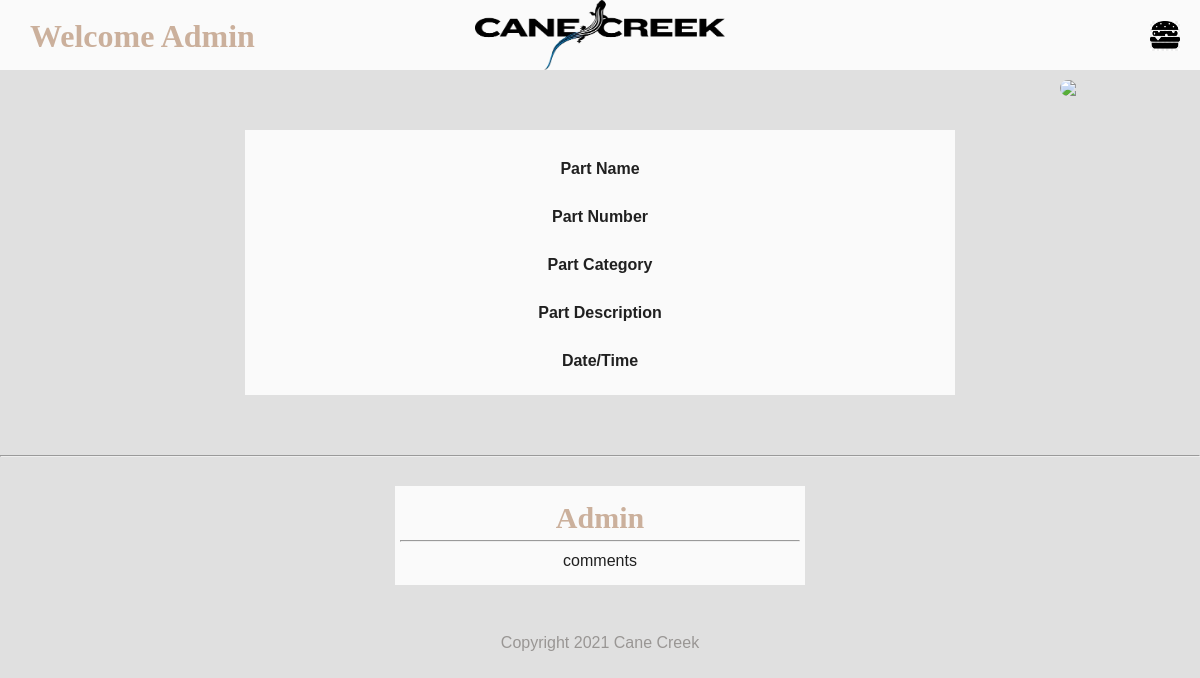
The page /archivedetails.php?qr=456 (signed in) on the database as committed earlier.
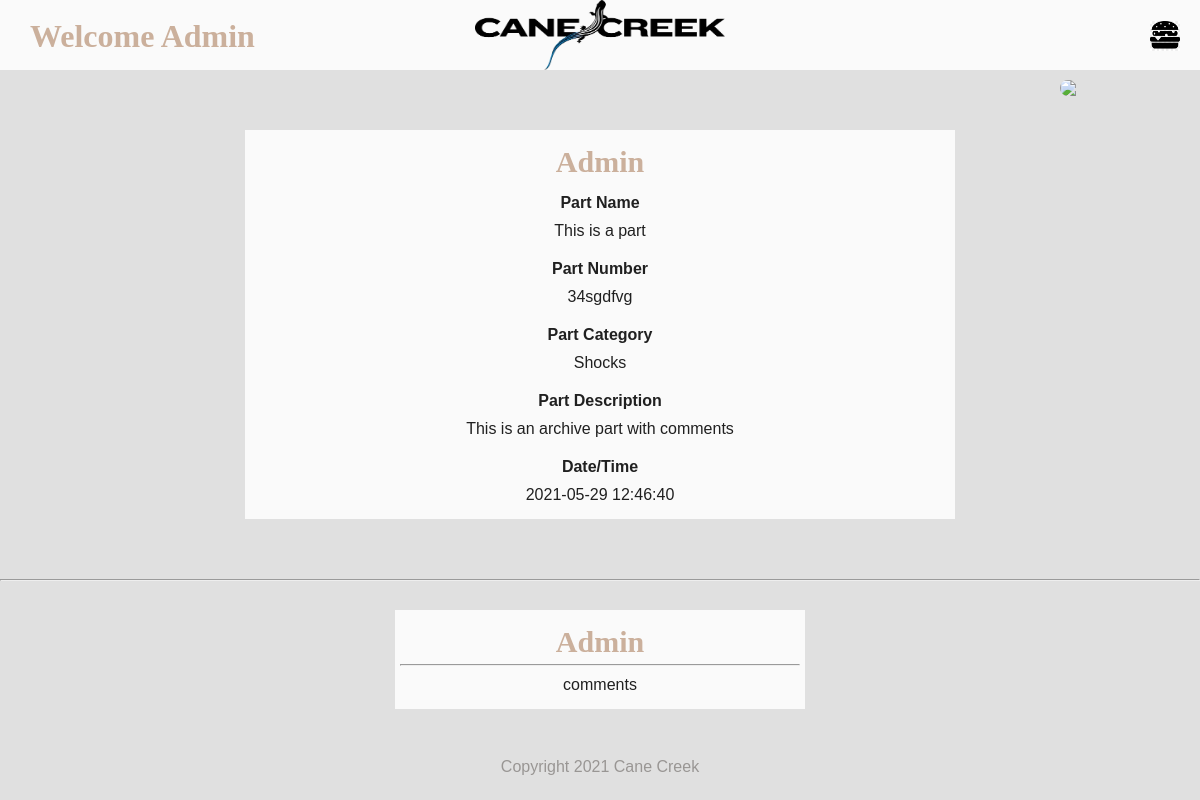
The same page on the database as committed later.
### tables this page shows
CREATE TABLE `archive` (
  `id` int(11) NOT NULL,
  `qr` varchar(255) NOT NULL,
  `userid` varchar(255) NOT NULL,
  `pnumber` varchar(255) NOT NULL,
  `pname` varchar(255) NOT NULL,
  `pcategory` varchar(255) NOT NULL,
  `pdescription` varchar(255) NOT NULL,
  `ptime` timestamp NOT NULL DEFAULT current_timestamp(),
  PRIMARY KEY (`id`)
);

### php/global.php (called while the page is built, shortened)
<?php
  include('config/dbConnect.php');
  if(isset($_GET['qr'])){
    $qr = mysqli_real_escape_string($conn, $_GET['qr']);
    $sql = "SELECT * FROM archive WHERE qr = '$qr'";
    $result = mysqli_query($conn, $sql);
    $archive = mysqli_fetch_assoc($result);
    $sql = "SELECT * FROM comments WHERE pid = '$qr'";
    $result = mysqli_query($conn, $sql);
    $comments = mysqli_fetch_all($result);
  }
?>

### archivedetails.php (the view, shortened to what this page needs)
<?php
  include('templates/header.php');
?>
<div id="qrcode">
  <img  src="https://chart.googleapis.com/chart?chs=100x100&cht=qr&chl=<?php echo $_GET['qr']?>" />
</div>
<div class="detailbox" width= 30px;>
  <h2><?php echo htmlspecialchars($archive['userid']) ?></h2>
  <h4>Part Name</h4>
  <p><?php echo htmlspecialchars($archive['pname']) ?></p>
  <h4>Part Number</h4>
  <p><?php echo htmlspecialchars($archive['pnumber']) ?></p>
  <h4>Part Category</h4>
  <p><?php echo htmlspecialchars($archive['pcategory']) ?></p>
  <h4>Part Description</h4>
  <p><?php echo htmlspecialchars($archive['pdescription']) ?></p>
  <h4>Date/Time</h4>
  <p><?php echo htmlspecialchars($archive['ptime']) ?></p>
</div>
<hr />
<div class="container">
  <?php foreach ($comments as $comment){ ?>
    <div class="commentbox">
      <h2><?php echo htmlspecialchars($comment['2'])?></h2>
      <hr />
      <p><?php echo htmlspecialchars($comment['3'])?></p>
    </div>
  <?php } ?>
</div>
<?php
  include('templates/footer.php');
?>

Rows that differ between the two databases and show on the page:
added archive: userid "Admin", pname "This is a part", pnumber "34sgdfvg", pcategory "Shocks", pdescription "This is an archive part with comments", ptime "2021-05-29 12:46:40"
